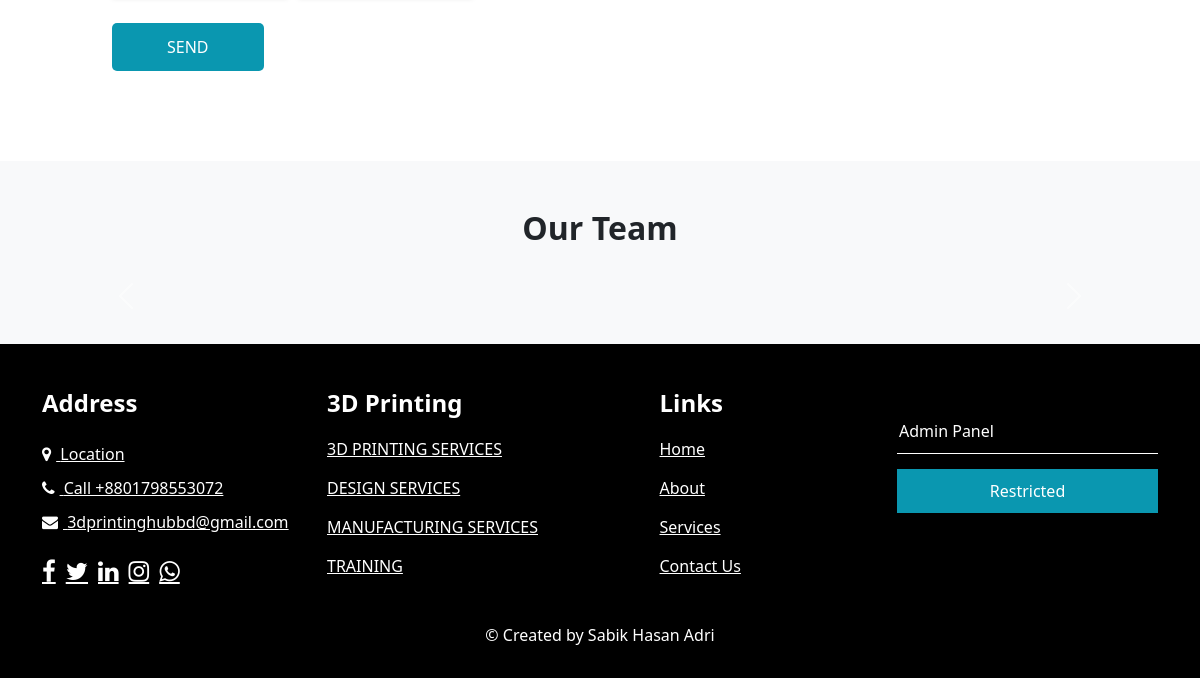
Before: / (lower part) with the older database file.
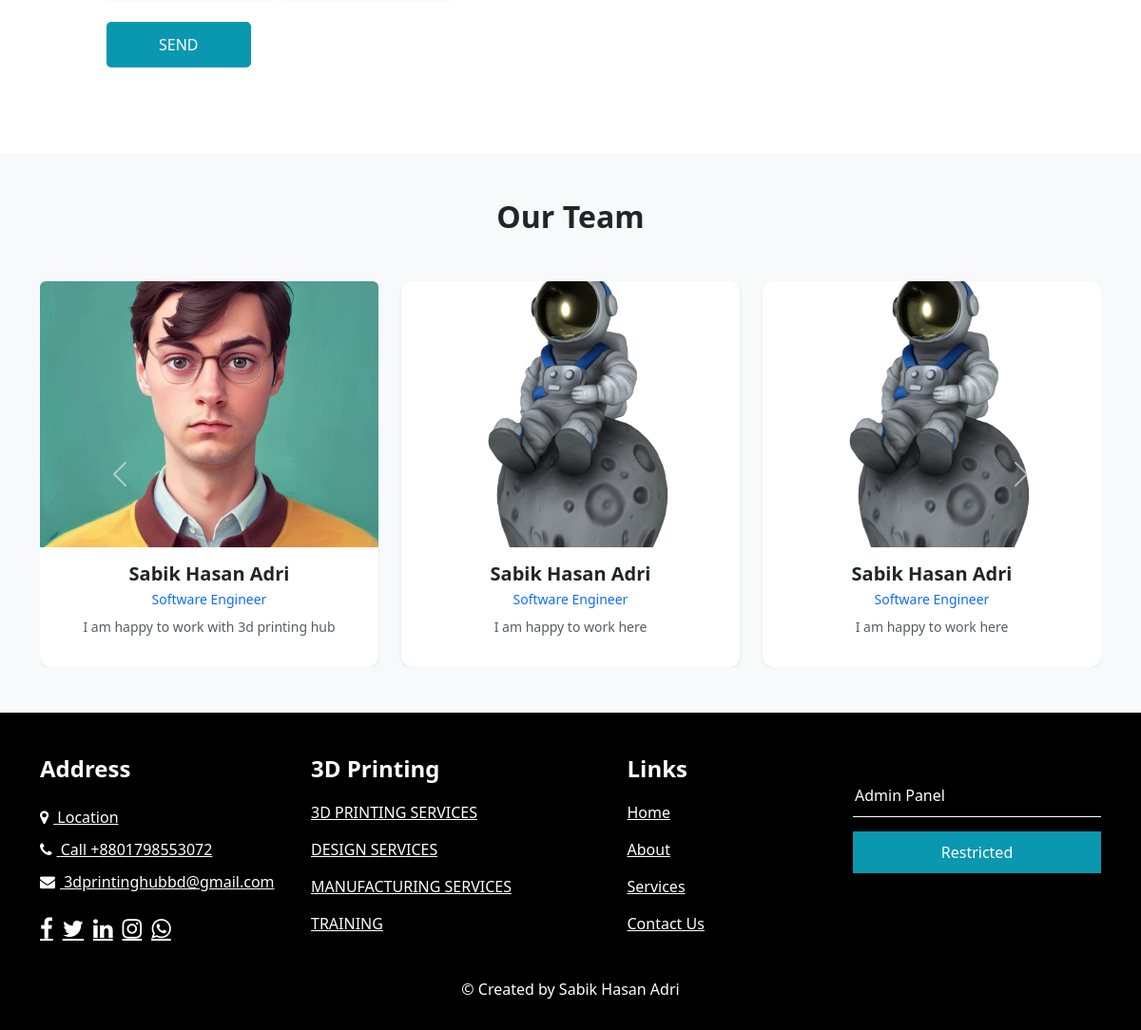
After: the same page with the newer database file.
### hub/models.py (models this page shows, shortened)
class Employee(models.Model):
    name = models.CharField(max_length=100)
    designation = models.CharField(max_length=100)
    photo = models.ImageField(upload_to='employee_photos/')
    description = models.TextField(blank=True, null=True)

### hub/views.py (the view)
# urls.py: path('', views.home, name='home'),
def home(request):
    employees = Employee.objects.all()
    def chunked(qs, n):
        for i in range(0, len(qs), n):
            yield qs[i:i+n]
    employee_groups = list(chunked(list(employees), 3))
    return render(request, 'index.html', {'employee_groups': employee_groups})

### hub/templates/index.html (shortened to what the changed rows need)
{% load static %}
<!DOCTYPE html>
<html lang="en">
<head>
  <link rel="stylesheet" type="text/css" href="{% static 'css/bootstrap.css' %}" />
  <link rel="stylesheet" type="text/css"
    href="https://cdnjs.cloudflare.com/ajax/libs/OwlCarousel2/2.3.4/assets/owl.carousel.min.css" />
  <link href="{% static 'css/font-awesome.min.css' %}" rel="stylesheet" />
  <link rel="stylesheet" href="{% static 'css/style.css' %}">
  <link rel="stylesheet" href="{% static 'css/style.css' %}">
  <link href="{% static 'css/responsive.css' %}" rel="stylesheet" />
  <link href="https://cdn.jsdelivr.net/npm/bootstrap@5.3.0/dist/css/bootstrap.min.css" rel="stylesheet">
</head>
<body>
    <br><br><br>
    <section class="py-5" style="background-color:#f8f9fa;">
      <div class="container">
        <h2 class="text-center fw-bold mb-5">Our Team</h2>
        <div id="employeeCarousel" class="carousel slide" data-bs-ride="carousel">
          <div class="carousel-inner">
            {% for group in employee_groups %}
            <div class="carousel-item {% if forloop.first %}active{% endif %}">
              <div class="row g-4 justify-content-center">
                {% for employee in group %}
                <div class="col-md-4 d-flex">
                  <div class="card shadow-sm border-0 w-100 employee-card">
                    <div class="position-relative">
                      <img src="{{ employee.photo.url }}"
                           class="card-img-top rounded-top employee-img">
                    </div>
                    <div class="card-body text-center">
                      <h5 class="fw-semibold mb-1">{{ employee.name }}</h5>
                      <div class="text-primary small mb-2">{{ employee.designation }}</div>
                      <p class="text-muted small">{{ employee.description|truncatewords:25 }}</p>
                    </div>
                  </div>
                </div>
                {% endfor %}
              </div>
            </div>
            {% endfor %}
          </div>
        </div>
      </div>
    </section>
</body>
</html>

Changed rows visible on the page:
added Employee: photo (picture), name "Sabik Hasan Adri", designation "Software Engineer", description "I am happy to work with 3d printing hub"
added Employee: photo (picture), name "Sabik Hasan Adri", designation "Software Engineer", description "I am happy to work here"
added Employee: photo (picture), name "Sabik Hasan Adri", designation "Software Engineer", description "I am happy to work here"
